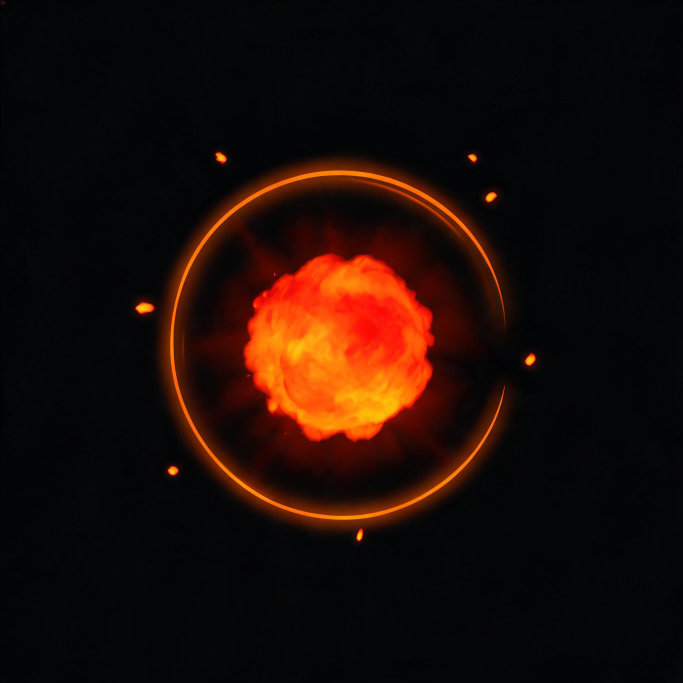
#> input picture docs/assets/art/fx_explosion.png, 2048 x 2048 px, found by its file name (shown at 1/3 size)
$ python enhance_fx2.py
#> lines starting #> are read from the running program, lines starting #| are printed output that depends on the picture
# -*- coding: utf-8 -*-
"""
enhance_fx2.py — fx_explosion / fx_hex_ring 针对性二轮增强

v1（enhance_fx.py）的视觉复核结论：
- fx_explosion 光刺"硬边、外端未羽化、无白心渐变、长度太均匀"；
- fx_hex_ring "无发光感、中心无焦点，像 HUD 图标不像特效"。

二轮做法（都从 temp/art_pipeline_test/ 里的"已抠图未增强"版本重新开始，
避免在已增强结果上二次叠加）：
- fx_explosion：10 根随机角度/长度/宽度的角向高斯光刺，径向两端羽化，
  颜色按半径从白→橙→深橙渐变，整体再轻羽化。
- fx_hex_ring：中心白色能量核（径向高斯亮斑）、原六边形亮线外扩成青色
  辉光（大 σ 高斯 screen 叠加）、亮线自身 alpha 提亮。
"""
import os
import shutil

import cv2
import numpy as np

ROOT = os.path.dirname(os.path.dirname(os.path.abspath(__file__)))
ART = os.path.join(ROOT, "assets", "resources", "art")
STAGE = os.path.join(ROOT, "temp", "art_pipeline_test")


def angular_distance(a, b):
    d = np.abs(a - b) % (2 * np.pi)
    return np.minimum(d, 2 * np.pi - d)


def grid(size):
    yy, xx = np.mgrid[0:size, 0:size].astype(np.float32)
    c = (size - 1) / 2
    dx, dy = xx - c, c - yy  # y 向上为正
    return np.arctan2(dy, dx), np.hypot(dx, dy) / (size / 2)


def enhance_explosion():
    src = os.path.join(STAGE, "fx_explosion.png")
    img = cv2.imread(src, cv2.IMREAD_UNCHANGED)
#> img is the input picture: shape (2048, 2048, 3); mean B, G, R 6.8, 12.1, 28.2
    h, w = img.shape[:2]
#> h = 2048; w = 2048
    ang, r = grid(max(h, w))
    ang = cv2.resize(ang, (w, h))
    r = cv2.resize(r, (w, h))

    rng = np.random.default_rng(41)
    field = np.zeros_like(r)
    for _ in range(9):
        a0 = rng.uniform(0, 2 * np.pi)
        length = rng.uniform(0.62, 1.05)
        width = rng.uniform(0.10, 0.22)
        prof = np.exp(-(angular_distance(ang, a0) / width) ** 2)
        radial = np.clip((r - 0.40) / 0.08, 0, 1) * np.clip((length - r) / 0.30, 0, 1)
        field = np.maximum(field, prof * np.clip(radial, 0, 1))
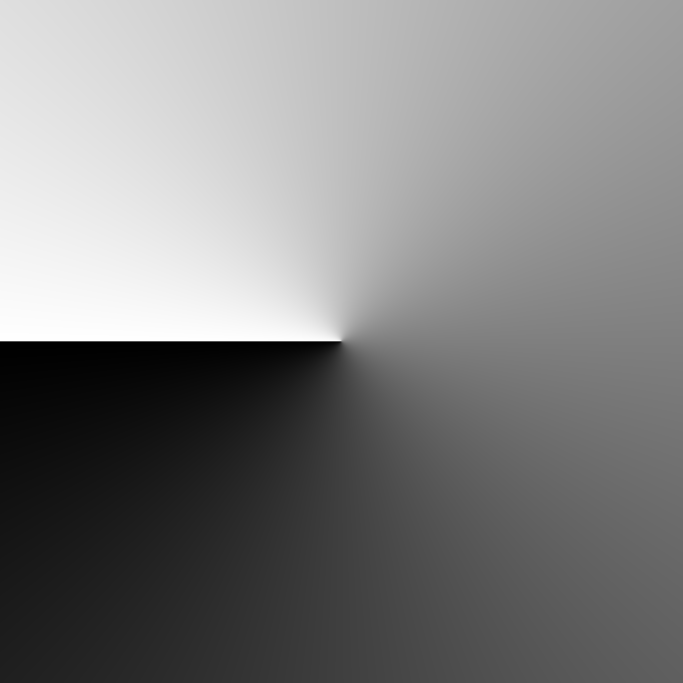
#> ang: shape (2048, 2048) float32 (shown at 1/3 size); min -3.14, max 3.14, mean -2.03e-08; drawn with min black and max white
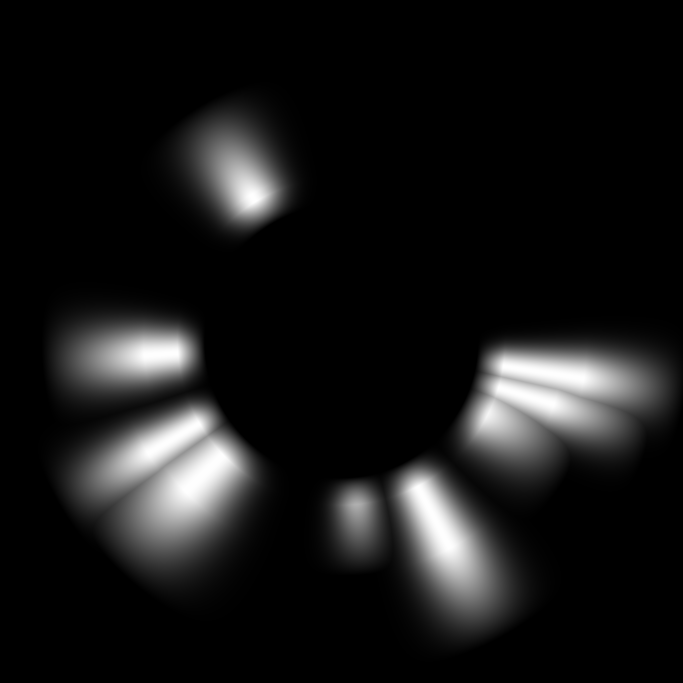
#> field: shape (2048, 2048) float32 (shown at 1/3 size); min 0, max 1, mean 0.0914
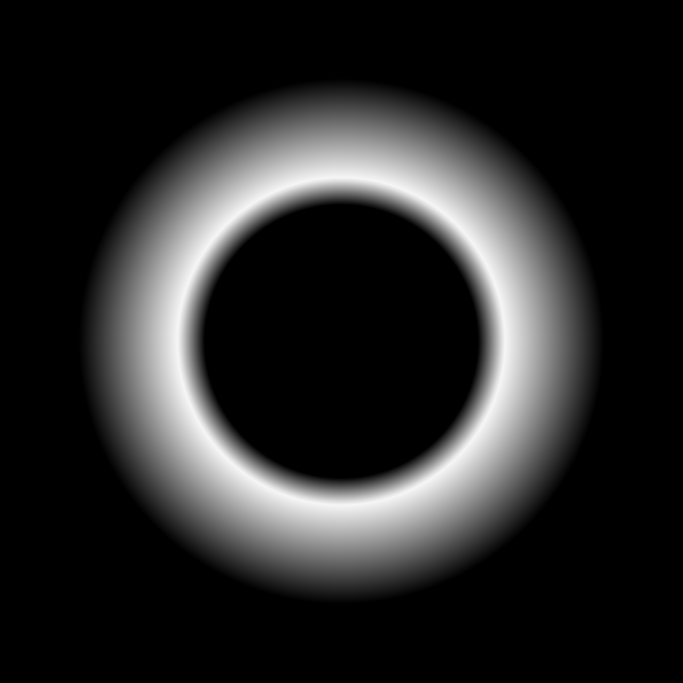
#> radial: shape (2048, 2048) float32 (shown at 1/3 size); min 0, max 0.966, mean 0.155
    # 内端亮、外端暗：光刺要像从火球里"射"出来的光，不是等宽线条
    field *= np.clip(1.25 - r * 0.75, 0.25, 1.0)
    field = cv2.GaussianBlur(field, (0, 0), max(3.0, w / 150))

    # 颜色随半径：内端亮白黄（高温）→ 外端橙（冷却）
    t = np.clip((r - 0.40) / 0.50, 0, 1)[..., None]
    hot = np.array([225, 250, 255], np.float32)    # BGR 白黄
    orange = np.array([30, 120, 255], np.float32)
    col = hot * (1 - t) + orange * t
    heat = np.clip(field * 1.45, 0, 1)[..., None]

    rgb = img[:, :, :3].astype(np.float32)
    rgb = rgb * (1 - heat) + col * heat
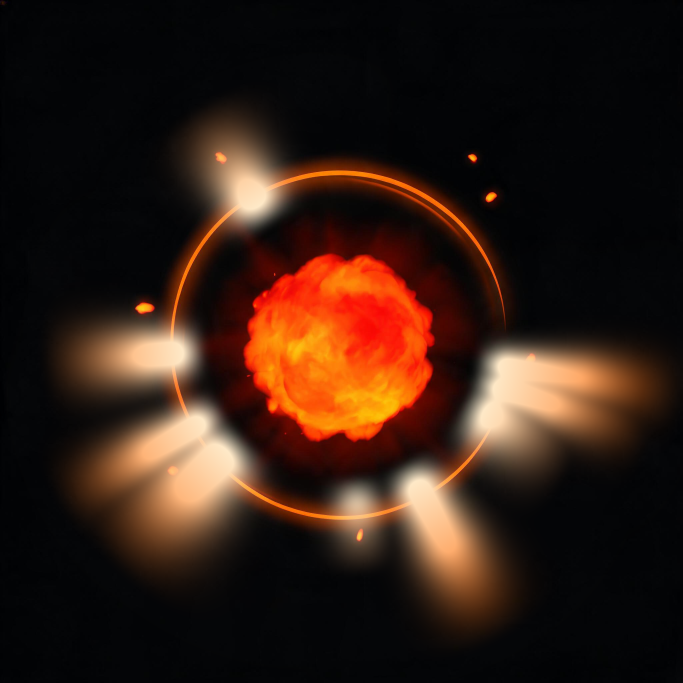
#> rgb: shape (2048, 2048, 3) float32 (shown at 1/3 size); mean B, G, R 20.1, 30.5, 50.4; drawn with min black and max white
#> (the run stopped early here; a loop or call above may not have finished)

$ run again, with docs/assets/art/bullet_graf.png copied over docs/assets/art/fx_explosion.png
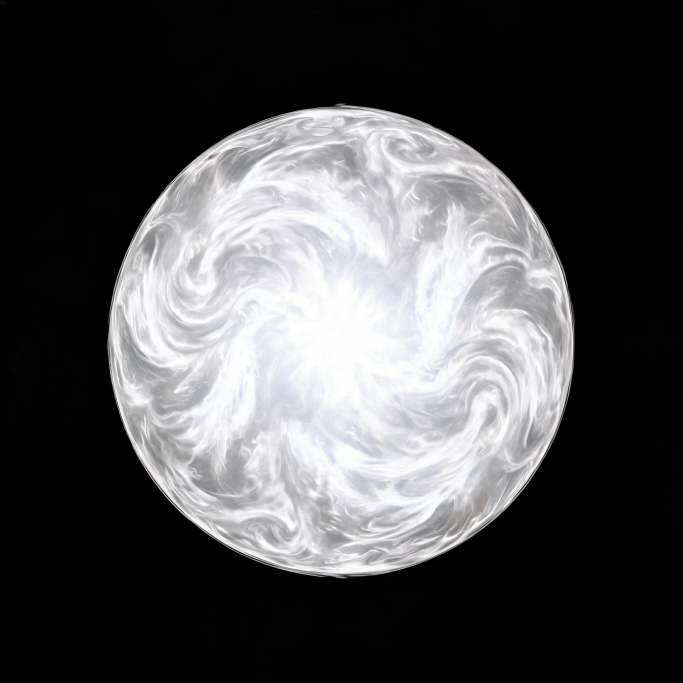
#> input picture docs/assets/art/bullet_graf.png, 2048 x 2048 px, found by its file name (shown at 1/3 size)
#> in enhance_explosion, img is the input picture: shape (2048, 2048, 3); mean B, G, R 80.9, 79.7, 79.7
#> in enhance_explosion, `rgb = rgb * (1 - heat) + col * heat`:
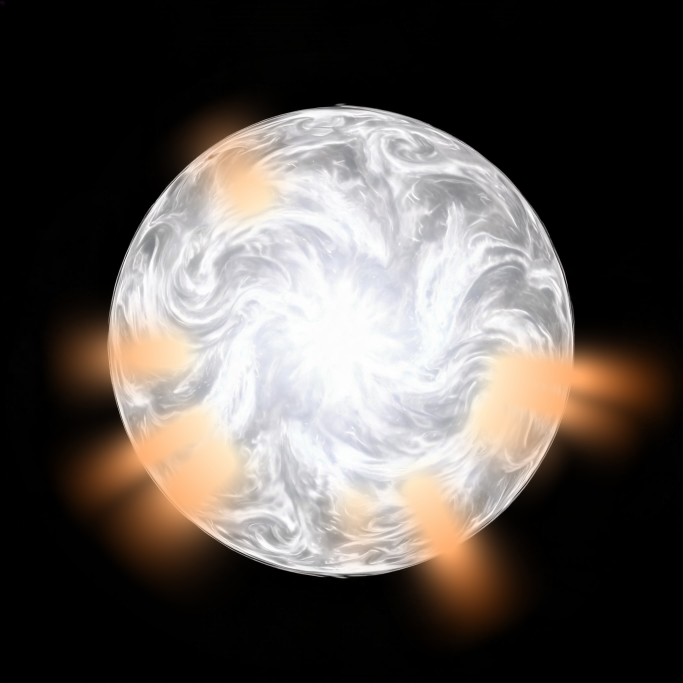
#> rgb: shape (2048, 2048, 3) float32 (shown at 1/3 size); mean B, G, R 80, 84.4, 90.9; drawn with min black and max white
